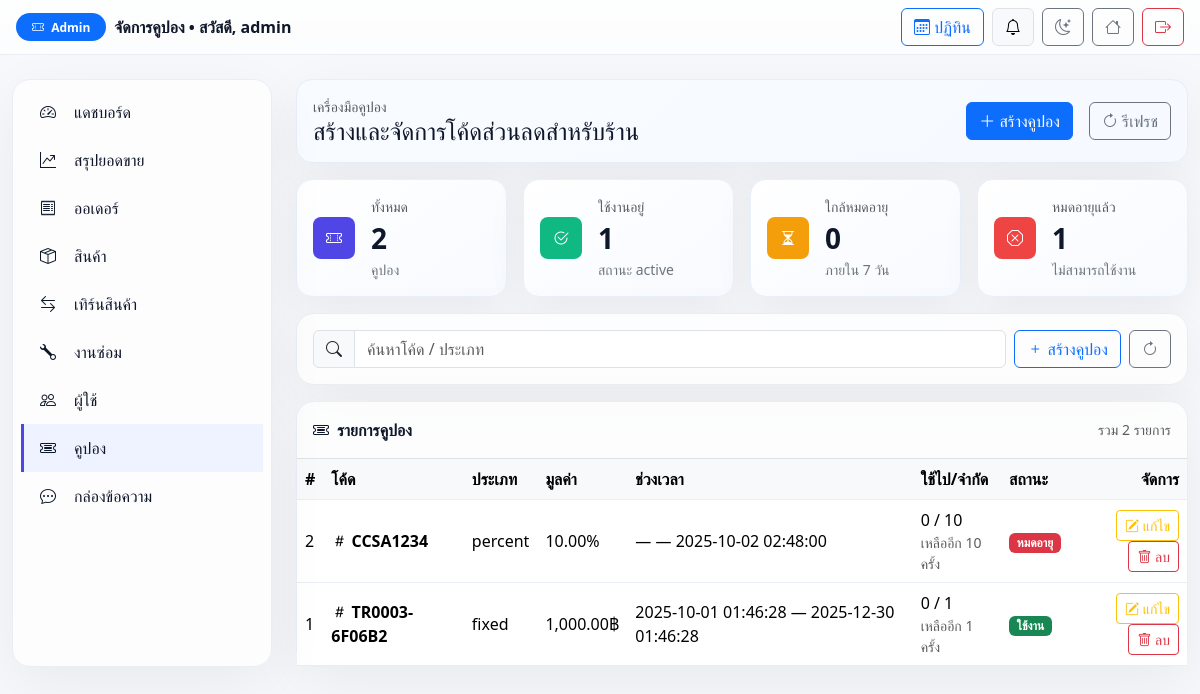
The app's page /Home/admin/coupons_list.php (signed in), older data.
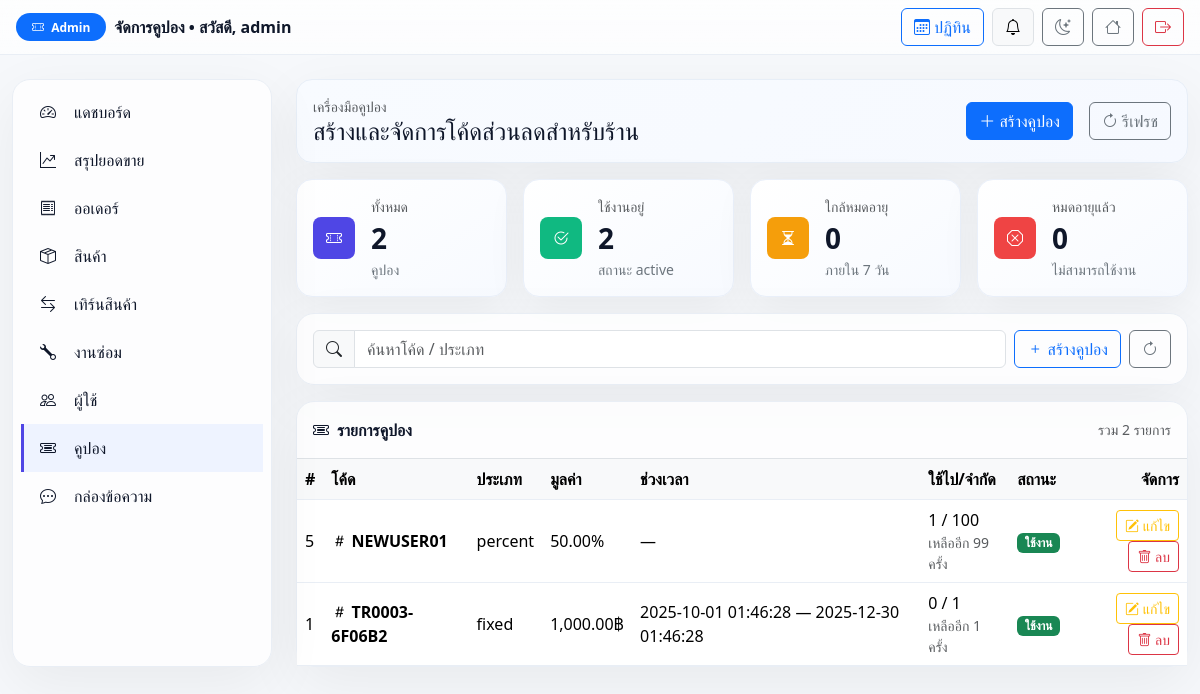
The same page, newer data.
### tables this page shows
CREATE TABLE `users` (
  `id` bigint(20) UNSIGNED NOT NULL,
  `username` varchar(100) NOT NULL,
  `email` varchar(255) NOT NULL,
  `google_id` varchar(64) DEFAULT NULL,
  `provider` enum('local','google') NOT NULL DEFAULT 'local',
  `password_hash` varchar(255) DEFAULT NULL,
  `role` enum('user','admin') DEFAULT 'user',
  `phone` varchar(30) DEFAULT NULL,
  `address` text DEFAULT NULL,
  `profile_pic` varchar(255) DEFAULT NULL,
  `is_active` tinyint(1) NOT NULL DEFAULT 1,
  `created_at` timestamp NOT NULL DEFAULT current_timestamp(),
  `updated_at` timestamp NULL DEFAULT NULL ON UPDATE current_timestamp(),
  `full_name` varchar(150) DEFAULT NULL,
  `avatar` varchar(255) DEFAULT NULL,
  `address_line1` varchar(255) DEFAULT NULL,
  `address_line2` varchar(255) DEFAULT NULL,
  `district` varchar(120) DEFAULT NULL,
  `province` varchar(120) DEFAULT NULL,
  `postcode` varchar(12) DEFAULT NULL
);

CREATE TABLE `coupons` (
  `id` bigint(20) UNSIGNED NOT NULL,
  `user_id` int(11) DEFAULT NULL,
  `tradein_id` int(11) DEFAULT NULL,
  `code` varchar(40) NOT NULL,
  `type` enum('percent','fixed') NOT NULL,
  `value` decimal(10,2) NOT NULL,
  `note` varchar(255) DEFAULT NULL,
  `max_discount` decimal(10,2) DEFAULT NULL,
  `min_order_total` decimal(10,2) DEFAULT NULL,
  `starts_at` datetime DEFAULT NULL,
  `ends_at` datetime DEFAULT NULL,
  `uses_limit` int(10) UNSIGNED DEFAULT NULL,
  `per_user_limit` int(10) UNSIGNED DEFAULT 1,
  `applies_to` enum('all','products','services','tradein') DEFAULT 'all',
  `allow_stack_with_discount_price` tinyint(1) NOT NULL DEFAULT 0,
  `status` enum('active','inactive') DEFAULT 'active',
  `created_at` timestamp NOT NULL DEFAULT current_timestamp(),
  `updated_at` timestamp NULL DEFAULT NULL ON UPDATE current_timestamp()
);

### Home/admin/coupons_list.php (the view, shortened to what this page needs)
<?php
require __DIR__.'/../includes/db.php';
function h($s){ return htmlspecialchars($s??'',ENT_QUOTES,'UTF-8'); }
function baht($n){ return number_format((float)$n,2); }
function has_col(mysqli $conn, string $table, string $col): bool {
  $table = preg_replace('/[^a-zA-Z0-9_]/','',$table);
  $col   = preg_replace('/[^a-zA-Z0-9_]/','',$col);
  $q = $conn->query("SHOW COLUMNS FROM `$table` LIKE '$col'");
  return $q && $q->num_rows > 0;
}
function table_exists(mysqli $conn, string $table): bool {
  $t = $conn->real_escape_string($table);
  $q = $conn->query("SHOW TABLES LIKE '$t'");
  return $q && $q->num_rows > 0;
}
$admin_id = (int)$_SESSION['user_id'];
$admin_name = 'admin';
if ($st = $conn->prepare("SELECT username FROM users WHERE id=? LIMIT 1")){
  $st->bind_param('i', $admin_id);
  $st->execute();
  $admin_name = $st->get_result()->fetch_assoc()['username'] ?? 'admin';
}
$rows = [];
$hasUsages = table_exists($conn, 'coupon_usages');
$hasUsedCountCol = has_col($conn, 'coupons', 'used_count');
$usedFallback = $hasUsedCountCol ? "COALESCE(c.used_count,0)" : "0";
if ($hasUsages) {
  $sql = "
    SELECT
      c.*,
      COALESCE(u.used_total, $usedFallback) AS used_total
    FROM coupons c
    LEFT JOIN (
      SELECT coupon_id, COUNT(*) AS used_total
      FROM coupon_usages
      GROUP BY coupon_id
    ) u ON u.coupon_id = c.id
    ORDER BY c.id DESC
  ";
}
if ($res = $conn->query($sql)) {
  $rows = $res->fetch_all(MYSQLI_ASSOC);
}
$total = count($rows);
$now = new DateTime();
$active = 0; $inactive = 0; $expired = 0; $expSoon = 0;
foreach ($rows as $c){
  $isActive = ($c['status']??'')==='active';
  $end = empty($c['ends_at']) ? null : new DateTime($c['ends_at']);
  $isExpired = $end && $end < $now;
  if ($isExpired) $expired++;
  if ($isActive && !$isExpired) $active++;
}
function coupon_status_badge($c){
  $now = new DateTime();
  $end = empty($c['ends_at']) ? null : new DateTime($c['ends_at']);
  $isExpired = $end && $end < $now;
  if ($isExpired) return '<span class="badge bg-danger">หมดอายุ</span>';
  if (($c['status']??'')==='active') return '<span class="badge bg-success">ใช้งาน</span>';
  return '<span class="badge bg-secondary">ปิด</span>';
}
function coupon_value_str($c){
  $type = $c['type'] ?? 'fixed';
  $v = (float)($c['value'] ?? 0);
  if ($type === 'percent') return baht($v).'%';
  return baht($v).'฿';
}
?>
<!doctype html>
<html lang="th" data-theme="light">
<head>
  <link href="https://cdn.jsdelivr.net/npm/bootstrap@5.3.2/dist/css/bootstrap.min.css" rel="stylesheet">
  <link href="https://cdn.jsdelivr.net/npm/bootstrap-icons/font/bootstrap-icons.css" rel="stylesheet">
</head>
<body>
<nav class="navbar topbar sticky-top py-2">
  <div class="container-fluid px-3">
    <div class="d-flex align-items-center gap-2">
      <span class="badge bg-primary rounded-pill px-3 py-2"><i class="bi bi-ticket-perforated me-1"></i> Admin</span>
      <span class="fw-semibold d-none d-md-inline">จัดการคูปอง • สวัสดี, <?= h($admin_name) ?></span>
    </div>
    <div class="d-flex align-items-center gap-2">
      <a class="btn btn-outline-primary" href="calendar.php"><i class="bi bi-calendar3"></i> ปฏิทิน</a>
      <div class="dropdown">
        <a class="btn btn-light border position-relative" data-bs-toggle="dropdown">
          <i class="bi bi-bell"></i>
        </a>
      </div>
      <button class="btn btn-outline-secondary" id="themeToggle" title="สลับโหมด">
        <i class="bi bi-moon-stars"></i>
      </button>
      <a class="btn btn-outline-secondary" href="../index.php"><i class="bi bi-house"></i></a>
      <a class="btn btn-outline-danger" href="../logout.php"><i class="bi bi-box-arrow-right"></i></a>
    </div>
  </div>
</nav>
<div class="container-fluid my-4 app">
  <aside class="sidebar">
    <div class="p-2">
      <a class="side-a" href="dashboard.php"><i class="bi bi-speedometer2 me-2"></i> แดชบอร์ด</a>
      <a class="side-a" href="sales_summary.php"><i class="bi bi-graph-up-arrow me-2"></i> สรุปยอดขาย</a>
      <a class="side-a" href="orders.php"><i class="bi bi-receipt me-2"></i> ออเดอร์</a>
      <a class="side-a" href="products.php"><i class="bi bi-box-seam me-2"></i> สินค้า</a>
      <a class="side-a" href="tradein_requests.php"><i class="bi bi-arrow-left-right me-2"></i> เทิร์นสินค้า</a>
      <a class="side-a" href="service_tickets.php"><i class="bi bi-wrench me-2"></i> งานซ่อม</a>
      <a class="side-a" href="users.php"><i class="bi bi-people me-2"></i> ผู้ใช้</a>
      <a class="side-a active" href="coupons_list.php"><i class="bi bi-ticket-detailed me-2"></i> คูปอง</a>
      <a class="side-a" href="support.php"><i class="bi bi-chat-dots me-2"></i> กล่องข้อความ</a>
    </div>
  </aside>
  <main class="d-flex flex-column gap-3">
    <div class="glass p-3 hero">
      <div class="d-flex flex-wrap align-items-center gap-3">
        <div class="flex-grow-1">
          <div class="text-muted small">เครื่องมือคูปอง</div>
          <div class="h4 m-0">สร้างและจัดการโค้ดส่วนลดสำหรับร้าน</div>
        </div>
        <a class="btn btn-primary" href="coupon_form.php"><i class="bi bi-plus-lg"></i> สร้างคูปอง</a>
        <a class="btn btn-outline-secondary" href="coupons_list.php"><i class="bi bi-arrow-clockwise"></i> รีเฟรช</a>
      </div>
    </div>
    <div class="row g-3">
      <div class="col-sm-6 col-xl-3">
        <div class="glass p-3 kpi-soft h-100">
          <div class="d-flex align-items-center gap-3">
            <div class="rounded-3 d-flex align-items-center justify-content-center" style="width:42px;height:42px;background:#4f46e5;color:#fff"><i class="bi bi-ticket-perforated"></i></div>
            <div>
              <div class="text-muted small">ทั้งหมด</div>
              <div class="fs-3 fw-bold"><?= number_format($total) ?></div>
              <div class="small text-secondary">คูปอง</div>
            </div>
          </div>
        </div>
      </div>
      <div class="col-sm-6 col-xl-3">
        <div class="glass p-3 kpi-soft h-100">
          <div class="d-flex align-items-center gap-3">
            <div class="rounded-3 d-flex align-items-center justify-content-center" style="width:42px;height:42px;background:#10b981;color:#fff"><i class="bi bi-check2-circle"></i></div>
            <div>
              <div class="text-muted small">ใช้งานอยู่</div>
              <div class="fs-3 fw-bold"><?= number_format($active) ?></div>
              <div class="small text-secondary">สถานะ active</div>
            </div>
          </div>
        </div>
      </div>
      <div class="col-sm-6 col-xl-3">
        <div class="glass p-3 kpi-soft h-100">
          <div class="d-flex align-items-center gap-3">
            <div class="rounded-3 d-flex align-items-center justify-content-center" style="width:42px;height:42px;background:#f59e0b;color:#fff"><i class="bi bi-hourglass-split"></i></div>
            <div>
              <div class="text-muted small">ใกล้หมดอายุ</div>
              <div class="fs-3 fw-bold"><?= number_format($expSoon) ?></div>
              <div class="small text-secondary">ภายใน 7 วัน</div>
            </div>
          </div>
        </div>
      </div>
      <div class="col-sm-6 col-xl-3">
        <div class="glass p-3 kpi-soft h-100">
          <div class="d-flex align-items-center gap-3">
            <div class="rounded-3 d-flex align-items-center justify-content-center" style="width:42px;height:42px;background:#ef4444;color:#fff"><i class="bi bi-x-octagon"></i></div>
            <div>
              <div class="text-muted small">หมดอายุแล้ว</div>
              <div class="fs-3 fw-bold"><?= number_format($expired) ?></div>
              <div class="small text-secondary">ไม่สามารถใช้งาน</div>
            </div>
          </div>
        </div>
      </div>
    </div>
    <div class="glass p-3">
      <div class="d-flex flex-wrap align-items-center gap-2">
        <form class="d-flex flex-grow-1" method="get" action="coupons_list.php">
          <div class="input-group">
            <span class="input-group-text"><i class="bi bi-search"></i></span>
            <input type="search" name="q" class="form-control" placeholder="ค้นหาโค้ด / ประเภท" value="<?= h($_GET['q'] ?? '') ?>">
          </div>
        </form>
        <div class="d-flex gap-2">
          <a class="btn btn-outline-primary" href="coupon_form.php"><i class="bi bi-plus"></i> สร้างคูปอง</a>
          <a class="btn btn-outline-secondary" href="coupons_list.php"><i class="bi bi-arrow-clockwise"></i></a>
        </div>
      </div>
    </div>
    <div class="glass">
      <div class="d-flex align-items-center justify-content-between p-3 border-bottom">
        <div class="fw-bold"><i class="bi bi-ticket-detailed me-2"></i>รายการคูปอง</div>
        <div class="text-muted small">
          <?php if(!empty($_SESSION['flash'])): ?>
            <span class="badge bg-success me-2"><i class="bi bi-check2"></i> <?= h($_SESSION['flash']); unset($_SESSION['flash']); ?></span>
          <?php else: ?>
            รวม <?= number_format($total) ?> รายการ
          <?php endif; ?>
        </div>
      </div>
      <div class="table-responsive">
        <table class="table align-middle mb-0">
          <thead class="table-light">
            <tr>
              <th>#</th>
              <th>โค้ด</th>
              <th>ประเภท</th>
              <th>มูลค่า</th>
              <th>ช่วงเวลา</th>
              <th>ใช้ไป/จำกัด</th>
              <th>สถานะ</th>
              <th class="text-end">จัดการ</th>
            </tr>
          </thead>
          <tbody>
          <?php if(empty($rows)): ?>
            <tr><td colspan="8" class="text-center text-muted py-4">ยังไม่มีคูปอง</td></tr>
          <?php else:
            foreach($rows as $c):
              $startTxt = $c['starts_at'] ?? '';
              $endTxt   = $c['ends_at'] ?? '';
              $rangeTxt = ($startTxt || $endTxt) ? (h($startTxt ?: '—').' — '.h($endTxt ?: '—')) : '—';
          ?>
            <tr>
              <td><?= (int)$c['id'] ?></td>
              <td class="fw-semibold"><span class="tag"><i class="bi bi-hash"></i> <?= h($c['code']) ?></span></td>
              <td><?= h($c['type'] ?? '-') ?></td>
              <td><?= coupon_value_str($c) ?></td>
              <td><?= $rangeTxt ?></td>
              <?php
                $used  = (int)($c['used_total'] ?? 0);
                $limit = (int)($c['uses_limit'] ?? 0);
              ?>
              <td>
                <?= $used ?> / <?= $limit>0 ? $limit : 'ไม่จำกัด' ?>
                <?php if ($limit>0): ?>
                  <div class="small text-muted">เหลืออีก <?= max(0, $limit - $used) ?> ครั้ง</div>
                <?php endif; ?>
              </td>
              <td><?= coupon_status_badge($c) ?></td>
              <td class="text-end">
                <a href="coupon_form.php?id=<?= (int)$c['id'] ?>" class="btn btn-sm btn-outline-warning"><i class="bi bi-pencil-square"></i> แก้ไข</a>
                <a href="coupon_delete.php?id=<?= (int)$c['id'] ?>"
                   class="btn btn-sm btn-outline-danger"
                   onclick="return confirm('ลบคูปองนี้?')"><i class="bi bi-trash"></i> ลบ</a>
              </td>
            </tr>
          <?php endforeach; endif; ?>
          </tbody>
        </table>
      </div>
    </div>
  </main>
</div>
</body>
</html>

### Home/admin/coupons_list.php (style rules this page uses)
:root { --bg:#f6f8fb; --panel:#ffffffcc; --border:#e9eef5; --text:#0f172a; --muted:#64748b; --primary:#4f46e5; --card-shadow:0 18px 60px rgba(2,6,23,.06); }
body { background:var(--bg); color:var(--text); }
.topbar { backdrop-filter:blur(10px); background:linear-gradient(180deg,#ffffffcc,#ffffffaa); border-bottom:1px solid var(--border); }
.app { display:grid; grid-template-columns:260px 1fr; gap:24px; }
.sidebar { position:sticky; top:90px; border:1px solid var(--border); border-radius:18px; background:var(--panel); box-shadow:var(--card-shadow); overflow:hidden; }
.side-a { display:flex; align-items:center; gap:10px; padding:12px 16px; text-decoration:none; color:inherit; border-left:3px solid transparent; }
.side-a.active { background:#eef3ff; border-left-color:var(--primary) }
.glass { border:1px solid var(--border); background:var(--panel); border-radius:18px; box-shadow:var(--card-shadow); }
.kpi-soft { background:linear-gradient(145deg,#ffffff,#f7faff); border:1px solid #eaf0fa; border-radius:16px; box-shadow:0 10px 40px rgba(2,6,23,.06); }
.table>:not(caption)>*>* { border-color:var(--border) }
.hero { background:linear-gradient(135deg,#f8fbff,#f6f9ff); border:1px solid #e7eef7; border-radius:16px; }

Row changes from the older to the newer data that the page shows:
removed coupons: id "2", code "CCSA1234", type "percent", value "10.00%", rangeTxt "— — 2025-10-02 02:48:00", used "0", uses_limit "10", max(0,$limit-$used) "10", shows "หมดอายุ"
added coupons: id "5", code "NEWUSER01", type "percent", value "50.00%", rangeTxt "—", used "1", uses_limit "100", max(0, $limit - $used) "99", status "ใช้งาน"
Text that changed along with them:
$active: "1" → "2"
$expired: "1" → "0"
